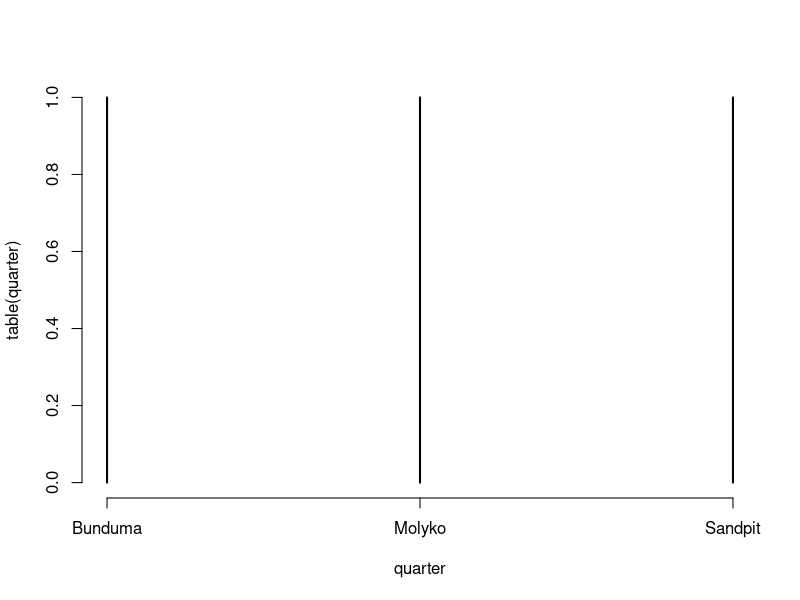
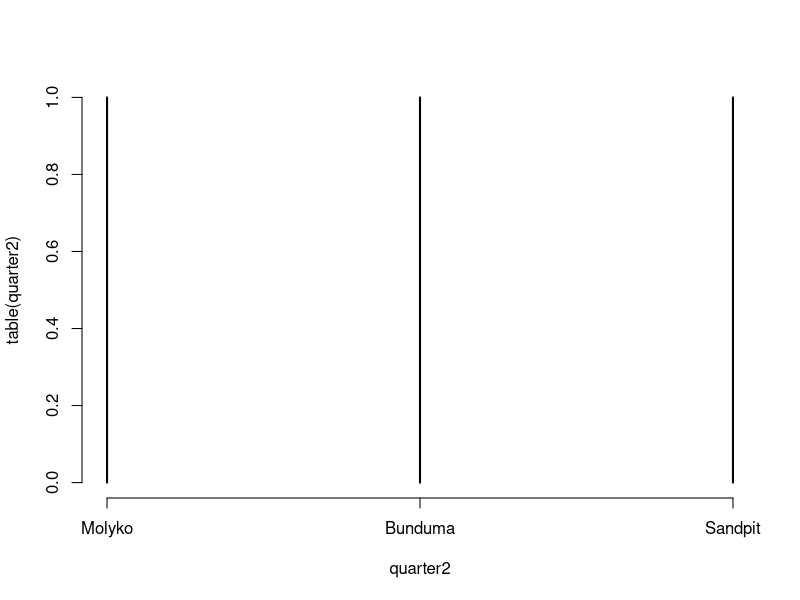

Source code (R) for these figures, in order:


# Create a vector of quarters
quarter <- c("Bunduma", "Sandpit", "Molyko")

# Create a factor object from quarter,
# while imposing the order of appearence
quarter2 <- factor(quarter,
                   levels = c("Molyko", "Bunduma", "Sandpit"))


plot(table(quarter))
plot(table(quarter2))

# Create a vector of 20 logical values, randomly picked
status <- sample(c(T, F), 20, replace = T)

table(status)

# Gives the number of TRUE values, because TRUE is 1
sum(status)


# Assignment: Run the code below and for each column,
              # state the type of the data

data.frame(
  ID = 1:14,
  bmi = sample(seq(20.3, 50.1,.1), 14),
  age = sample(1:68, 14),
  height = sample(seq(157, 180.6,.1), 14),
  weight = sample(seq(50, 119.8,.1), 14),
  hh_size = sample(1:4, 14, replace = T),
  h_employe = rep(c("Employee", "Self_employed", "Employee"), times = c(3,8,3)),
  sex = sample(c("Male", "Female"), 14, replace = T)
)

# How to load a package?
library(tidyverse)
